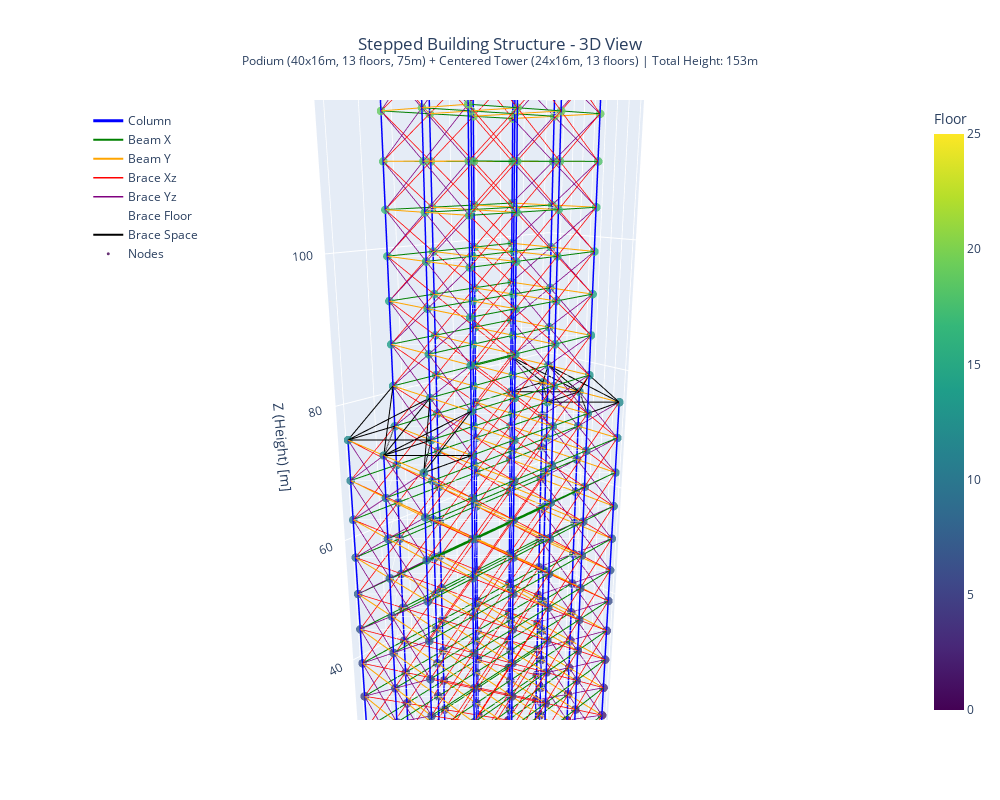

Notebook code for this chart:
### Markdown cell above
---
## 5. Interactive 3D Visualization with Plotly

### Code cell
def create_3d_building_view(position_df, connectivity_df):
    """
    Create interactive 3D visualization of the stepped building.
    """
    fig = go.Figure()
    
    # Element colors and widths
    element_styles = {
        'column':       {'color': 'blue',      'width': 3},
        'beam_x':       {'color': 'green',     'width': 2},
        'beam_y':       {'color': 'orange',    'width': 2},
        'brace_xz':     {'color': 'red',       'width': 1.5},
        'brace_yz':     {'color': 'purple',    'width': 1.5},
        'brace_floor':  {'color': 'white',     'width': 1},
        'brace_space':  {'color': 'black',     'width': 2}
    }
    
    # Add elements by type
    for etype, style in element_styles.items():
        elements = connectivity_df[connectivity_df['element_type'] == etype]
        
        if len(elements) == 0:
            continue
        
        x_lines, y_lines, z_lines = [], [], []
        
        for _, row in elements.iterrows():
            n1 = position_df[position_df['node_id'] == row['node_i']].iloc[0]
            n2 = position_df[position_df['node_id'] == row['node_j']].iloc[0]
            
            x_lines.extend([n1['x'], n2['x'], None])
            y_lines.extend([n1['y'], n2['y'], None])
            z_lines.extend([n1['z'], n2['z'], None])
        
        fig.add_trace(go.Scatter3d(
            x=x_lines, y=y_lines, z=z_lines,
            mode='lines',
            name=etype.replace('_', ' ').title(),
            line=dict(color=style['color'], width=style['width']),
            hoverinfo='name'
        ))
    
    # Add nodes colored by floor
    fig.add_trace(go.Scatter3d(
        x=position_df['x'],
        y=position_df['y'],
        z=position_df['z'],
        mode='markers',
        name='Nodes',
        marker=dict(
            size=3,
            color=position_df['floor'],
            colorscale='Viridis',
            opacity=0.8,
            colorbar=dict(title='Floor', x=1.02)
        ),
        text=position_df['label'],
        hovertemplate='%{text}<br>X: %{x}m<br>Y: %{y}m<br>Z: %{z}m<extra></extra>'
    ))
    
    total_height = Z_COORDS[-1]
    podium_h = Z_COORDS[PODIUM_FLOORS - 1]
    
    fig.update_layout(
        title=dict(
            text=f'Stepped Building Structure - 3D View<br><sup>Podium (40x16m, {PODIUM_FLOORS} floors, {podium_h:.0f}m) + Centered Tower (24x16m, {TOTAL_FLOORS - PODIUM_FLOORS} floors) | Total Height: {total_height:.0f}m</sup>',
            x=0.5
        ),
        scene=dict(
            xaxis_title='X (Width) [m]',
            yaxis_title='Y (Depth) [m]',
            zaxis_title='Z (Height) [m]',
            aspectmode='data',
            camera=dict(eye=dict(x=1.5, y=1.5, z=0.7))
        ),
        width=1000,
        height=800,
        legend=dict(yanchor="top", y=0.99, xanchor="left", x=0.01)
    )
    
    return fig

# Create and show 3D view
fig_3d = create_3d_building_view(position_df, connectivity_df)
fig_3d.show()

### Figure 1 — Plotly figure (JSON) as saved in the notebook; plotly's stock layout.template omitted (floating-point values rounded to 4 significant figures; data arrays with more than 128 entries replaced by an {"elided": "..."} marker saying what was removed)
{"data": [{"hoverinfo": "name", "line": {"color": "blue", "width": 3}, "mode": "lines", "name": "Column", "type": "scatter3d", "x": {"elided": "1116 int values"}, "y": {"elided": "1116 int values"}, "z": {"elided": "1116 int values"}}, {"hoverinfo": "name", "line": {"color": "green", "width": 2}, "mode": "lines", "name": "Beam X", "type": "scatter3d", "x": {"elided": "936 int values"}, "y": {"elided": "936 int values"}, "z": {"elided": "936 int values"}}, {"hoverinfo": "name", "line": {"color": "orange", "width": 2}, "mode": "lines", "name": "Beam Y", "type": "scatter3d", "x": {"elided": "780 int values"}, "y": {"elided": "780 int values"}, "z": {"elided": "780 int values"}}, {"hoverinfo": "name", "line": {"color": "red", "width": 1.5}, "mode": "lines", "name": "Brace Xz", "type": "scatter3d", "x": {"elided": "1188 int values"}, "y": {"elided": "1188 int values"}, "z": {"elided": "1188 int values"}}, {"hoverinfo": "name", "line": {"color": "purple", "width": 1.5}, "mode": "lines", "name": "Brace Yz", "type": "scatter3d", "x": {"elided": "600 int values"}, "y": {"elided": "600 int values"}, "z": {"elided": "600 int values"}}, {"hoverinfo": "name", "line": {"color": "white", "width": 1}, "mode": "lines", "name": "Brace Floor", "type": "scatter3d", "x": {"elided": "1248 int values"}, "y": {"elided": "1248 int values"}, "z": {"elided": "1248 int values"}}, {"hoverinfo": "name", "line": {"color": "black", "width": 2}, "mode": "lines", "name": "Brace Space", "type": "scatter3d", "x": [0, 8, null, 0, 8, null, 0, 8, null, 0, 8, null, 8, 0, null, 0, 8, null, 8, 0, null, 0, 8, null, 0, 8, null, 0, 8, null, 0, 8, null, 0, 8, null, 0, 8, null, 0, 8, null, 40, 32, null, 40, 32, null, 40, 32, null, 32, 40, null, 40, 32, null, 32, 40, null, 40, 32, null, 40, 32, null, 40, 32, null, 40, 32, null, 40, 32, null, 40, 32, null, 40, 32, null, 40, 32, null], "y": [0, 0, null, 8, 8, null, 16, 16, null, 0, 8, null, 0, 8, null, 8, 16, null, 8, 16, null, 0, 0, null, 8, 8, null, 16, 16, null, 0, 8, null, 8, 0, null, 8, 16, null, 16, 8, null, 0, 0, null, 8, 8, null, 16, 16, null, 0, 8, null, 0, 8, null, 8, 16, null, 8, 16, null, 0, 0, null, 8, 8, null, 16, 16, null, 0, 8, null, 8, 0, null, 8, 16, null, 16, 8, null], "z": [75, 75, null, 75, 75, null, 75, 75, null, 75, 75, null, 75, 75, null, 75, 75, null, 75, 75, null, 75, 81, null, 75, 81, null, 75, 81, null, 75, 81, null, 75, 81, null, 75, 81, null, 75, 81, null, 75, 75, null, 75, 75, null, 75, 75, null, 75, 75, null, 75, 75, null, 75, 75, null, 75, 75, null, 75, 81, null, 75, 81, null, 75, 81, null, 75, 81, null, 75, 81, null, 75, 81, null, 75, 81, null]}, {"hovertemplate": "%{text}<br>X: %{x}m<br>Y: %{y}m<br>Z: %{z}m<extra></extra>", "marker": {"color": {"elided": "390 int values"}, "colorbar": {"title": {"text": "Floor"}, "x": 1.02}, "colorscale": [[0, "#440154"], [0.1111, "#482878"], [0.2222, "#3e4989"], [0.3333, "#31688e"], [0.4444, "#26828e"], [0.5556, "#1f9e89"], [0.6667, "#35b779"], [0.7778, "#6ece58"], [0.8889, "#b5de2b"], [1, "#fde725"]], "opacity": 0.8, "size": 3}, "mode": "markers", "name": "Nodes", "text": {"elided": "390 str values"}, "type": "scatter3d", "x": {"elided": "390 float values"}, "y": {"elided": "390 float values"}, "z": {"elided": "390 float values"}}], "layout": {"height": 800, "legend": {"x": 0.01, "xanchor": "left", "y": 0.99, "yanchor": "top"}, "scene": {"aspectmode": "data", "camera": {"eye": {"x": 1.5, "y": 1.5, "z": 0.7}}, "xaxis": {"title": {"text": "X (Width) [m]"}}, "yaxis": {"title": {"text": "Y (Depth) [m]"}}, "zaxis": {"title": {"text": "Z (Height) [m]"}}}, "title": {"text": "Stepped Building Structure - 3D View<br><sup>Podium (40x16m, 13 floors, 75m) + Centered Tower (24x16m, 13 floors) | Total Height: 153m</sup>", "x": 0.5}, "width": 1000}}
